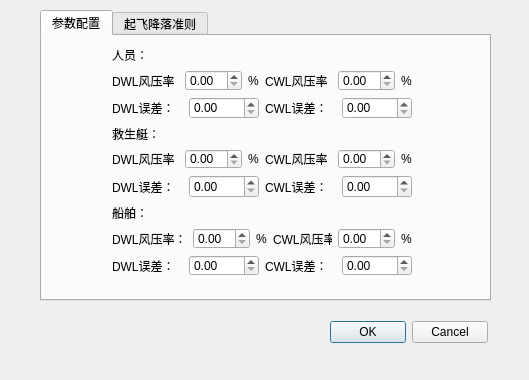
<?xml version="1.0" encoding="UTF-8"?>
<ui version="4.0">
 <class>Configure</class>
 <widget class="QDialog" name="Configure">
  <property name="geometry">
   <rect>
    <x>0</x>
    <y>0</y>
    <width>529</width>
    <height>380</height>
   </rect>
  </property>
  <property name="windowTitle">
   <string>配置</string>
  </property>
  <widget class="QTabWidget" name="tabWidget">
   <property name="geometry">
    <rect>
     <x>40</x>
     <y>10</y>
     <width>451</width>
     <height>291</height>
    </rect>
   </property>
   <property name="currentIndex">
    <number>0</number>
   </property>
   <widget class="QWidget" name="tab">
    <attribute name="title">
     <string>参数配置</string>
    </attribute>
    <widget class="QWidget" name="layoutWidget">
     <property name="geometry">
      <rect>
       <x>70</x>
       <y>10</y>
       <width>300</width>
       <height>230</height>
      </rect>
     </property>
     <layout class="QVBoxLayout" name="verticalLayout_7">
      <item>
       <layout class="QVBoxLayout" name="verticalLayout_6">
        <item>
         <widget class="QLabel" name="label_5">
          <property name="text">
           <string>人员：</string>
          </property>
         </widget>
        </item>
        <item>
         <layout class="QHBoxLayout" name="horizontalLayout_22">
          <item>
           <layout class="QHBoxLayout" name="horizontalLayout">
            <item>
             <widget class="QLabel" name="label">
              <property name="text">
               <string>DWL风压率：</string>
              </property>
             </widget>
            </item>
            <item>
             <widget class="QDoubleSpinBox" name="MenDWLdoubleSpinBox"/>
            </item>
            <item>
             <widget class="QLabel" name="label_3">
              <property name="text">
               <string>%</string>
              </property>
             </widget>
            </item>
           </layout>
          </item>
          <item>
           <layout class="QHBoxLayout" name="horizontalLayout_2">
            <item>
             <widget class="QLabel" name="label_2">
              <property name="text">
               <string>CWL风压率：</string>
              </property>
             </widget>
            </item>
            <item>
             <widget class="QDoubleSpinBox" name="MenCWLdoubleSpinBox"/>
            </item>
            <item>
             <widget class="QLabel" name="label_4">
              <property name="text">
               <string>%</string>
              </property>
             </widget>
            </item>
           </layout>
          </item>
         </layout>
        </item>
        <item>
         <layout class="QHBoxLayout" name="horizontalLayout_5">
          <item>
           <widget class="QLabel" name="label_43">
            <property name="text">
             <string>DWL误差：</string>
            </property>
           </widget>
          </item>
          <item>
           <widget class="QDoubleSpinBox" name="MenDWLerrordoubleSpinBox"/>
          </item>
          <item>
           <widget class="QLabel" name="label_44">
            <property name="text">
             <string>CWL误差：</string>
            </property>
           </widget>
          </item>
          <item>
           <widget class="QDoubleSpinBox" name="MenCWLerrordoubleSpinBox"/>
          </item>
         </layout>
        </item>
       </layout>
      </item>
      <item>
       <layout class="QVBoxLayout" name="verticalLayout">
        <item>
         <layout class="QGridLayout" name="gridLayout_2">
          <item row="0" column="0">
           <widget class="QLabel" name="label_6">
            <property name="text">
             <string>救生艇：</string>
            </property>
           </widget>
          </item>
          <item row="1" column="0">
           <layout class="QHBoxLayout" name="horizontalLayout_3">
            <item>
             <widget class="QLabel" name="label_7">
              <property name="text">
               <string>DWL风压率：</string>
              </property>
             </widget>
            </item>
            <item>
             <widget class="QDoubleSpinBox" name="BoatDWLdoubleSpinBox"/>
            </item>
            <item>
             <widget class="QLabel" name="label_8">
              <property name="text">
               <string>%</string>
              </property>
             </widget>
            </item>
           </layout>
          </item>
          <item row="1" column="1">
           <layout class="QHBoxLayout" name="horizontalLayout_4">
            <item>
             <widget class="QLabel" name="label_9">
              <property name="text">
               <string>CWL风压率：</string>
              </property>
             </widget>
            </item>
            <item>
             <widget class="QDoubleSpinBox" name="BoatCWLdoubleSpinBox"/>
            </item>
            <item>
             <widget class="QLabel" name="label_10">
              <property name="text">
               <string>%</string>
              </property>
             </widget>
            </item>
           </layout>
          </item>
         </layout>
        </item>
        <item>
         <layout class="QHBoxLayout" name="horizontalLayout_20">
          <item>
           <widget class="QLabel" name="label_45">
            <property name="text">
             <string>DWL误差：</string>
            </property>
           </widget>
          </item>
          <item>
           <widget class="QDoubleSpinBox" name="BoatDWLerrordoubleSpinBox"/>
          </item>
          <item>
           <widget class="QLabel" name="label_46">
            <property name="text">
             <string>CWL误差：</string>
            </property>
           </widget>
          </item>
          <item>
           <widget class="QDoubleSpinBox" name="BoatCWLerrordoubleSpinBox"/>
          </item>
         </layout>
        </item>
       </layout>
      </item>
      <item>
       <layout class="QVBoxLayout" name="verticalLayout_5">
        <item>
         <widget class="QLabel" name="label_11">
          <property name="text">
           <string>船舶：</string>
          </property>
         </widget>
        </item>
        <item>
         <layout class="QHBoxLayout" name="horizontalLayout_21">
          <item>
           <widget class="QLabel" name="label_12">
            <property name="text">
             <string>DWL风压率：</string>
            </property>
           </widget>
          </item>
          <item>
           <widget class="QDoubleSpinBox" name="Boat2DWLdoubleSpinBox"/>
          </item>
          <item>
           <widget class="QLabel" name="label_13">
            <property name="text">
             <string>%</string>
            </property>
           </widget>
          </item>
          <item>
           <layout class="QHBoxLayout" name="horizontalLayout_6">
            <item>
             <widget class="QLabel" name="label_14">
              <property name="text">
               <string>CWL风压率：</string>
              </property>
             </widget>
            </item>
            <item>
             <widget class="QDoubleSpinBox" name="Boat2CWLdoubleSpinBox"/>
            </item>
            <item>
             <widget class="QLabel" name="label_15">
              <property name="text">
               <string>%</string>
              </property>
             </widget>
            </item>
           </layout>
          </item>
         </layout>
        </item>
        <item>
         <layout class="QHBoxLayout" name="horizontalLayout_19">
          <item>
           <widget class="QLabel" name="label_47">
            <property name="text">
             <string>DWL误差：</string>
            </property>
           </widget>
          </item>
          <item>
           <widget class="QDoubleSpinBox" name="Boat2DWLerrordoubleSpinBox"/>
          </item>
          <item>
           <widget class="QLabel" name="label_48">
            <property name="text">
             <string>CWL误差：</string>
            </property>
           </widget>
          </item>
          <item>
           <widget class="QDoubleSpinBox" name="Boat2CWLerrordoubleSpinBox"/>
          </item>
         </layout>
        </item>
       </layout>
      </item>
     </layout>
    </widget>
   </widget>
   <widget class="QWidget" name="tab_2">
    <attribute name="title">
     <string>起飞降落准则</string>
    </attribute>
    <widget class="QWidget" name="layoutWidget">
     <property name="geometry">
      <rect>
       <x>55</x>
       <y>22</y>
       <width>211</width>
       <height>131</height>
      </rect>
     </property>
     <layout class="QVBoxLayout" name="verticalLayout_2">
      <item>
       <layout class="QHBoxLayout" name="horizontalLayout_7">
        <item>
         <widget class="QLabel" name="label_16">
          <property name="text">
           <string>飞机起降距离：</string>
          </property>
         </widget>
        </item>
        <item>
         <widget class="QLineEdit" name="lineEdit"/>
        </item>
        <item>
         <widget class="QLabel" name="label_19">
          <property name="text">
           <string>m</string>
          </property>
         </widget>
        </item>
       </layout>
      </item>
      <item>
       <layout class="QHBoxLayout" name="horizontalLayout_8">
        <item>
         <widget class="QLabel" name="label_17">
          <property name="text">
           <string>飞机起降宽度：</string>
          </property>
         </widget>
        </item>
        <item>
         <widget class="QLineEdit" name="lineEdit_2"/>
        </item>
        <item>
         <widget class="QLabel" name="label_20">
          <property name="text">
           <string>m</string>
          </property>
         </widget>
        </item>
       </layout>
      </item>
      <item>
       <layout class="QHBoxLayout" name="horizontalLayout_9">
        <item>
         <widget class="QLabel" name="label_18">
          <property name="text">
           <string>起降安全距离：</string>
          </property>
         </widget>
        </item>
        <item>
         <widget class="QLineEdit" name="lineEdit_3"/>
        </item>
        <item>
         <widget class="QLabel" name="label_21">
          <property name="text">
           <string>m</string>
          </property>
         </widget>
        </item>
       </layout>
      </item>
     </layout>
    </widget>
   </widget>
  </widget>
  <widget class="QWidget" name="">
   <property name="geometry">
    <rect>
     <x>330</x>
     <y>320</y>
     <width>158</width>
     <height>25</height>
    </rect>
   </property>
   <layout class="QHBoxLayout" name="horizontalLayout_10">
    <item>
     <widget class="QPushButton" name="OKbutton">
      <property name="text">
       <string>OK</string>
      </property>
     </widget>
    </item>
    <item>
     <widget class="QDialogButtonBox" name="buttonBox">
      <property name="orientation">
       <enum>Qt::Horizontal</enum>
      </property>
      <property name="standardButtons">
       <set>QDialogButtonBox::Cancel</set>
      </property>
     </widget>
    </item>
   </layout>
  </widget>
 </widget>
 <resources/>
 <connections>
  <connection>
   <sender>buttonBox</sender>
   <signal>accepted()</signal>
   <receiver>Configure</receiver>
   <slot>accept()</slot>
   <hints>
    <hint type="sourcelabel">
     <x>248</x>
     <y>254</y>
    </hint>
    <hint type="destinationlabel">
     <x>157</x>
     <y>274</y>
    </hint>
   </hints>
  </connection>
  <connection>
   <sender>buttonBox</sender>
   <signal>rejected()</signal>
   <receiver>Configure</receiver>
   <slot>reject()</slot>
   <hints>
    <hint type="sourcelabel">
     <x>316</x>
     <y>260</y>
    </hint>
    <hint type="destinationlabel">
     <x>286</x>
     <y>274</y>
    </hint>
   </hints>
  </connection>
 </connections>
</ui>
